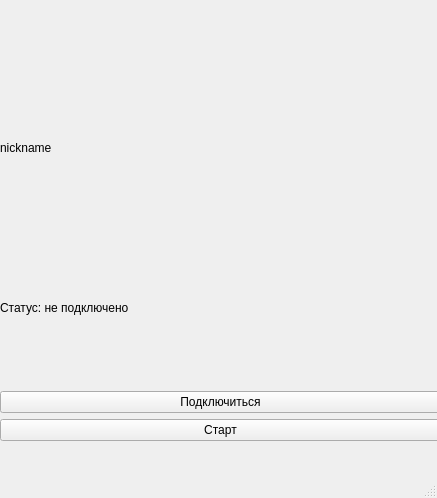
<?xml version="1.0" encoding="UTF-8"?>
<ui version="4.0">
 <class>MainWindow</class>
 <widget class="QMainWindow" name="MainWindow">
  <property name="geometry">
   <rect>
    <x>0</x>
    <y>0</y>
    <width>437</width>
    <height>498</height>
   </rect>
  </property>
  <property name="windowTitle">
   <string>MainWindow</string>
  </property>
  <widget class="QWidget" name="centralwidget">
   <widget class="QWidget" name="verticalLayoutWidget">
    <property name="geometry">
     <rect>
      <x>0</x>
      <y>70</y>
      <width>441</width>
      <height>371</height>
     </rect>
    </property>
    <layout class="QVBoxLayout" name="verticalLayout">
     <item>
      <widget class="QLabel" name="nicknameLabel">
       <property name="text">
        <string>nickname</string>
       </property>
      </widget>
     </item>
     <item>
      <widget class="QLabel" name="statusLabel">
       <property name="text">
        <string>Статус: не подключено</string>
       </property>
      </widget>
     </item>
     <item>
      <widget class="QPushButton" name="connectButton">
       <property name="text">
        <string>Подключиться</string>
       </property>
      </widget>
     </item>
     <item>
      <widget class="QPushButton" name="startButton">
       <property name="text">
        <string>Старт</string>
       </property>
      </widget>
     </item>
    </layout>
   </widget>
  </widget>
  <widget class="QMenuBar" name="menubar">
   <property name="geometry">
    <rect>
     <x>0</x>
     <y>0</y>
     <width>437</width>
     <height>26</height>
    </rect>
   </property>
  </widget>
  <widget class="QStatusBar" name="statusbar"/>
 </widget>
 <resources/>
 <connections/>
</ui>
